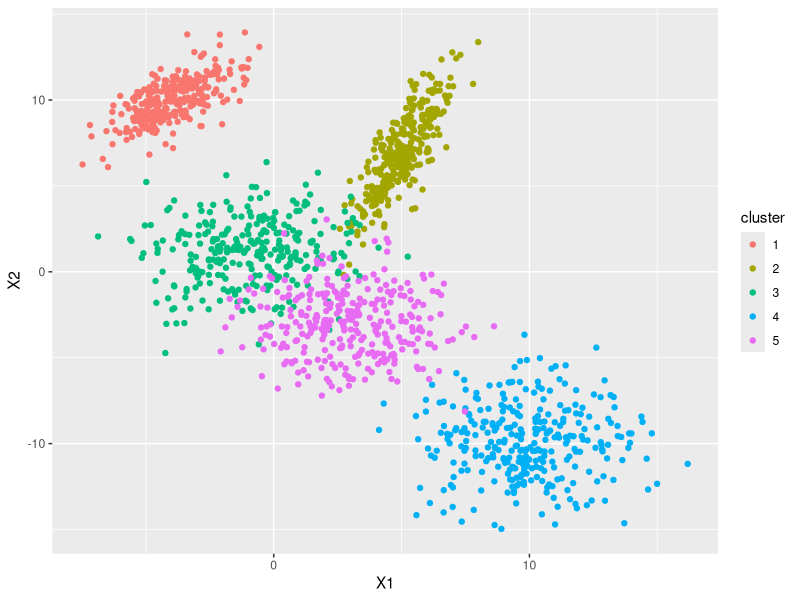

Here is the R script that generated this plot: (Note: this script raises an error after producing the figure.)
require(MASS)
require(ggplot2)
set.seed(1234)
set1=mvrnorm(n = 300, c(-4,10), matrix(c(1.5,1,1,1.5),2))
set2=mvrnorm(n = 300, c(5,7), matrix(c(1,2,2,6),2))
set3=mvrnorm(n = 300, c(-1,1), matrix(c(4,0,0,4),2))
set4=mvrnorm(n = 300, c(10,-10), matrix(c(4,0,0,4),2))
set5=mvrnorm(n = 300, c(3,-3), matrix(c(4,0,0,4),2))

DF=data.frame(rbind(set1,set2,set3,set4,set5),cluster=as.factor(c(rep(1:5,each=300))))
ggplot(DF,aes(x=X1,y=X2,color=cluster))+geom_point()


###Iterating over observations
kmeans=function(data,K=4,stop_crit=10e-5)
{
  #Initialisation of clusters
  centroids=data[sample.int(nrow(data),K),]
  current_stop_crit=1000
  cluster=rep(0,nrow(data))
  converged=F
  it=1
  while(current_stop_crit>=stop_crit & converged==F)
  {
    it=it+1
    if (current_stop_crit<=stop_crit)
    {
      converged=T
    }
    old_centroids=centroids
    ##Assigning each point to a centroid
    for (i in 1:nrow(data))
    {
      min_dist=10e10
      for (centroid in 1:nrow(centroids))
      {
        distance_to_centroid=sum((centroids[centroid,]-data[i,])^2)
        if (distance_to_centroid<=min_dist)
        {
          cluster[i]=centroid
          min_dist=distance_to_centroid
        }
      }
    }
    ##Assigning each point to a centroid
    for (i in 1:nrow(centroids))
    {
      centroids[i,]=apply(data[cluster==i,],2,mean)
    }
    current_stop_crit=mean((old_centroids-centroids)^2)
  }
  return(list(data=data.frame(data,cluster),centroids=centroids))
}

res=kmeans(DF[1:2],K=5)
res$centroids$cluster=1:5
res$data$isCentroid=F
res$centroids$isCentroid=T
data_plot=rbind(res$centroids,res$data)
ggplot(data_plot,aes(x=X1,y=X2,color=as.factor(cluster),size=isCentroid,alpha=isCentroid))+geom_point()

